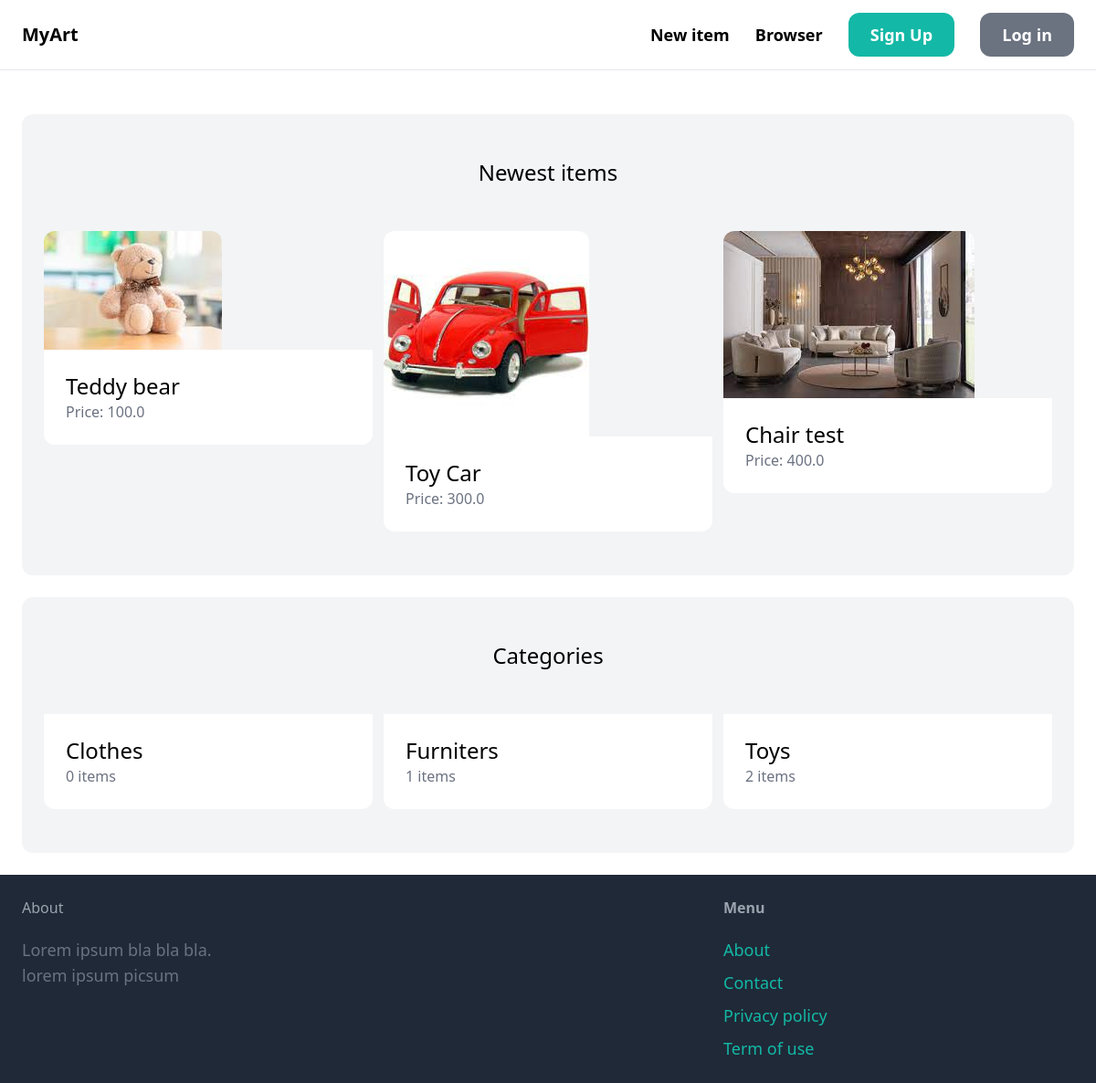
The page / on the database its author committed.
### item/models.py (models this page shows, shortened)
class Item(models.Model):
      category = models.ForeignKey(Category, related_name='items', on_delete=models.CASCADE)
      name = models.CharField(max_length=255)
      description = models.TextField(blank=True, null=True)
      price = models.FloatField()
      image = models.ImageField(upload_to='item_iamges', blank=True, null=True)
      is_sold = models.BooleanField(default=False)
      created_by = models.ForeignKey(User, related_name='items', on_delete=models.CASCADE)
      created_at = models.DateTimeField(auto_now_add=True)

class Category(models.Model):
    name = models.CharField(max_length=255)
    class Meta:
        ordering = ('name',)
        verbose_name_plural = 'Categories'

### core/views.py (the view)
# urls.py: path('', views.index, name='index'),
def index(request):
    items = Item.objects.filter(is_sold=False)[0:6]
    categories = Category.objects.all()
    return render(request, 'core/index.html', {
        'categories': categories,
        'items': items,
    })

### core/templates/core/index.html (shortened to what this page needs)
{% extends "core/base.html" %}
{% block content %}
    <div class="mt-6 px-6 py-12 bg-gray-100 rounded-xl">
        <h2 class="mb-12 text-2xl text-center">Newest items</h2>
        <div class="grid grid-cols-3 gap-3">
            {% for item in items %}
            <div>
                <a href="{% url 'item:detail' item.id %}">
                    <div>
                        <img src="{{ item.image.url }}" class="rounded-t-xl">
                    </div>
                    <div class="p-6 bg-white rounded-b-xl">
                        <h2 class="text-2xl">{{ item.name }}</h2>
                        <p class="text-gray-500">Price: {{ item.price }}</p>
                    </div>
                </a>
            </div>
            {% endfor %}
        </div>
    </div>
    <div class="mt-6 px-6 py-12 bg-gray-100 rounded-xl">
        <h2 class="mb-12 text-2xl text-center">Categories</h2>
        <div class="grid grid-cols-3 gap-3">
            {% for category in categories %}
            <div>
                <a href="#">
                    <div class="p-6 bg-white rounded-b-xl">
                        <h2 class="text-2xl">{{ category.name }}</h2>
                        <p class="text-gray-500"> {{ category.items.count }} items </p>
                    </div>
                </a>
            </div>
            {% endfor %}
        </div>
    </div>
{% endblock  %}

### core/templates/core/base.html (shortened to what this page needs)
<!doctype>
<html>
    <head>
        <script src="https://cdn.tailwindcss.com"></script>
    <head>
    <body>
        <nav class="py-6 px-6 flex justify-between items-center border-b border-gray-200">
            <a href="/" class="text-xl font-semibold">MyArt</a>
            <div class="space-x-6">
                <a href="{% url 'item:new' %}" class="text-lg font-semibold hover:text-gray-500">New item</a>
                <a href="{% url 'item:items' %}" class="text-lg font-semibold hover:text-gray-500">Browser</a>
                {% if request.user.is_authenticated %}
                    <a href="{% url 'dashboard:index' %}" class="px-6 py-3 text-lg font-semibold bg-gray-500 text-white rounded-xl hover:bg-teal-700">Dashboard</a>
                    <a href="{% url 'conversation:inbox' %}" class="px-6 py-3 text-lg font-semibold bg-gray-500 text-white rounded-xl hover:bg-gray-700">Inbox</a>
                {% else %}
                    <a href="{% url 'core:signup'%}" class="px-6 py-3 text-lg font-semibold bg-teal-500 text-white rounded-xl hover:bg-teal-700">Sign Up</a>
                    <a href="{% url 'core:login'%}" class="px-6 py-3 text-lg font-semibold bg-gray-500 text-white rounded-xl hover:bg-gray-700">Log in</a>
                {% endif %}
            </div>
        </nav>
        <div class="px-6 py-6">
           {% block content %}
           {% endblock  %}
        </div>
        <footer class="py-6 px-6 flex justify-between bg-gray-800">
            <div class="w-2/3 pr-10">
                <h3 class="mb-5 fon-semibold text-gray-400">About</h3>
                <p class="text-lg text-gray-500">Lorem ipsum bla bla bla.<br>lorem ipsum picsum</p>
            </div>
            <div class="w-1/3">
                <h3 class="mb-5 font-semibold text-gray-400">Menu</h3>
                <ul class="space-y-2">
                    <li><a href="#" class="text-lg text-teal-500 hover:text-teal-700">About</a></li>
                    <li><a href="{% url 'core:contact' %}" class="text-lg text-teal-500 hover:text-teal-700">Contact</a></li>
                    <li><a href="#" class="text-lg text-teal-500 hover:text-teal-700">Privacy policy</a></li>
                    <li><a href="#" class="text-lg text-teal-500 hover:text-teal-700">Term of use</a></li>
                </ul>
        </footer>
    </body>
</html>

### rows shown on the page
Item: image (picture), name "Teddy bear", price "100.0"
Item: image (picture), name "Toy Car", price "300.0"
Item: image (picture), name "Chair test", price "400.0"
Category: name "Clothes", items.count "0"
Category: name "Furniters", items.count "1"
Category: name "Toys", items.count "2"
